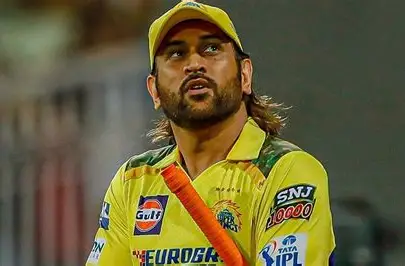
#> input picture computervision/image.png, 405 x 266 px
$ python code_13.py
#> lines starting #> are read from the running program, lines starting #| are printed output that depends on the picture; after the words box and inside, x2 and y2 are one past the last pixel; in counts of white or black regions, pixels touching at a corner belong together
import cv2

img = cv2.imread("image.png")
#> img is the input picture: shape (266, 405, 3); mean B, G, R 57.5, 95.2, 103.4
hsv = cv2.cvtColor(img, cv2.COLOR_BGR2HSV)
#> hsv: shape (266, 405, 3); mean H, S, V 34.2, 109.2, 107.9

# Define blue color range
lower_blue = (100, 150, 0)
upper_blue = (140, 255, 255)

mask = cv2.inRange(hsv, lower_blue, upper_blue)
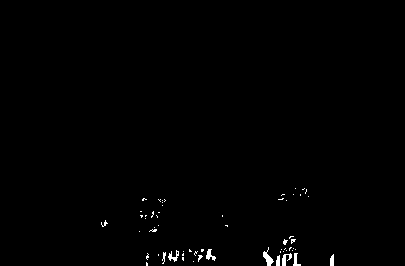
#> mask: shape (266, 405); 0.62% white; 60 white regions (52 under 20 px), largest, box (x1, y1, x2, y2) and area: (263, 247, 274, 266) 87, (282, 253, 292, 266) 64, (206, 249, 216, 261) 59
result = cv2.bitwise_and(img, img, mask=mask)

cv2.imshow("Original", img)
cv2.imshow("Mask", mask)
cv2.imshow("Filtered", result)
cv2.waitKey(0)
cv2.destroyAllWindows()
